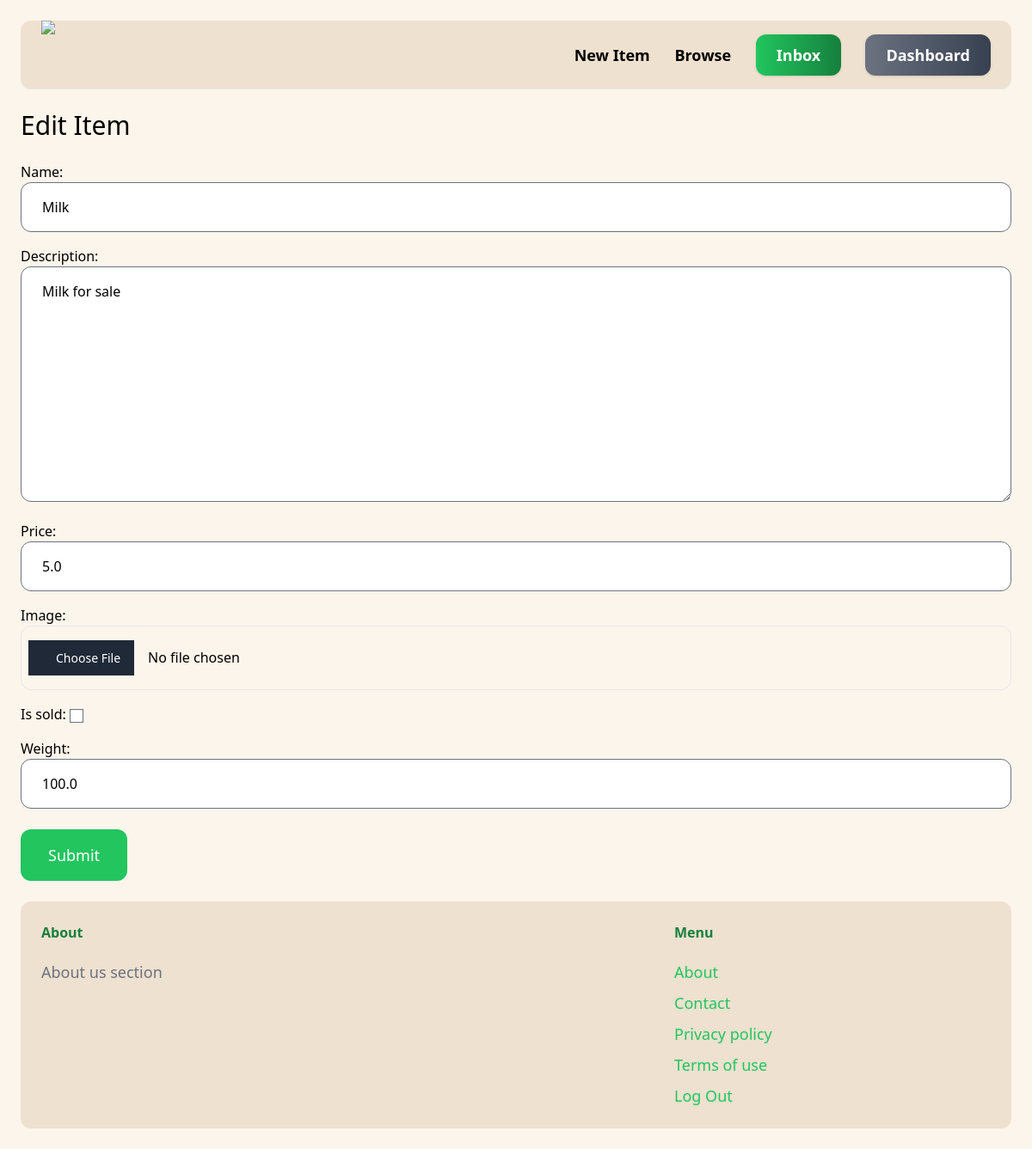
The page /items/1/edit/ (signed in) on the database its author committed.
### item/models.py (models this page shows, shortened)
class Item(models.Model):
    category = models.ForeignKey(Category, related_name='items', on_delete=models.CASCADE)
    name = models.CharField(max_length=256)
    description = models.TextField(blank = True, null=True)
    price = models.FloatField()
    image = models.ImageField(upload_to='item_images', blank=True, null=True)
    is_sold = models.BooleanField(default =False)
    created_by = models.ForeignKey(User, related_name="items", on_delete=models.CASCADE)
    created_at = models.DateTimeField(auto_now_add=True)
    weight = models.FloatField()
    city = models.CharField(max_length=50)

### item/views.py (the view)
# urls.py: path('<int:pk>/edit/', views.edit, name='edit'),
@login_required
def edit(request, pk):
    item = get_object_or_404(Item, pk=pk, created_by=request.user)
    if request.method == 'POST':
        form = EditItemForm(request.POST, request.FILES, instance=item)
        if form.is_valid():
            form.save()
            return redirect('item:detail', pk=item.id)
    else:
        form = EditItemForm(instance=item)
    return render(request, 'item/form.html', {
        'form': form,
        'title': 'Edit Item',
    })

### item/forms.py
class EditItemForm(forms.ModelForm):
    class Meta:
        model = Item
        fields = ('name', 'description', 'price', 'image', 'is_sold', 'weight',)
        widgets = {
            'name': forms.TextInput(attrs= {
                'class': INPUT_CLASSES
            }),
            'description': forms.Textarea(attrs= {
                'class': INPUT_CLASSES
            }),
            'price': forms.TextInput(attrs= {
                'class': INPUT_CLASSES
            }),
            'image': forms.FileInput(attrs= {
                'class': INPUT_CLASSES
            }),
            'weight': forms.TextInput(attrs= {
            'class': INPUT_CLASSES
            })
        }

### item/templates/item/form.html (shortened to what this page needs)
{% extends 'core/base.html' %}
{% block content %}
    <h1 class="mb-6 text-3xl">{{ title }}</h1>
    <form method="post" action="." enctype="multipart/form-data">
        <div class="space-y-4">
            {{ form.as_p }}
        </div>
        <button class="mt-6 py-4 px-8 text-lg bg-green-500 hover:bg-green-700 rounded-xl text-white">Submit</button>
    </form>
{% endblock %}

### rows shown on the page
Item: name "Milk", description "Milk for sale", price "5.0", weight "100.0"

### other values the page prints
{{ title }} "Edit Item"
